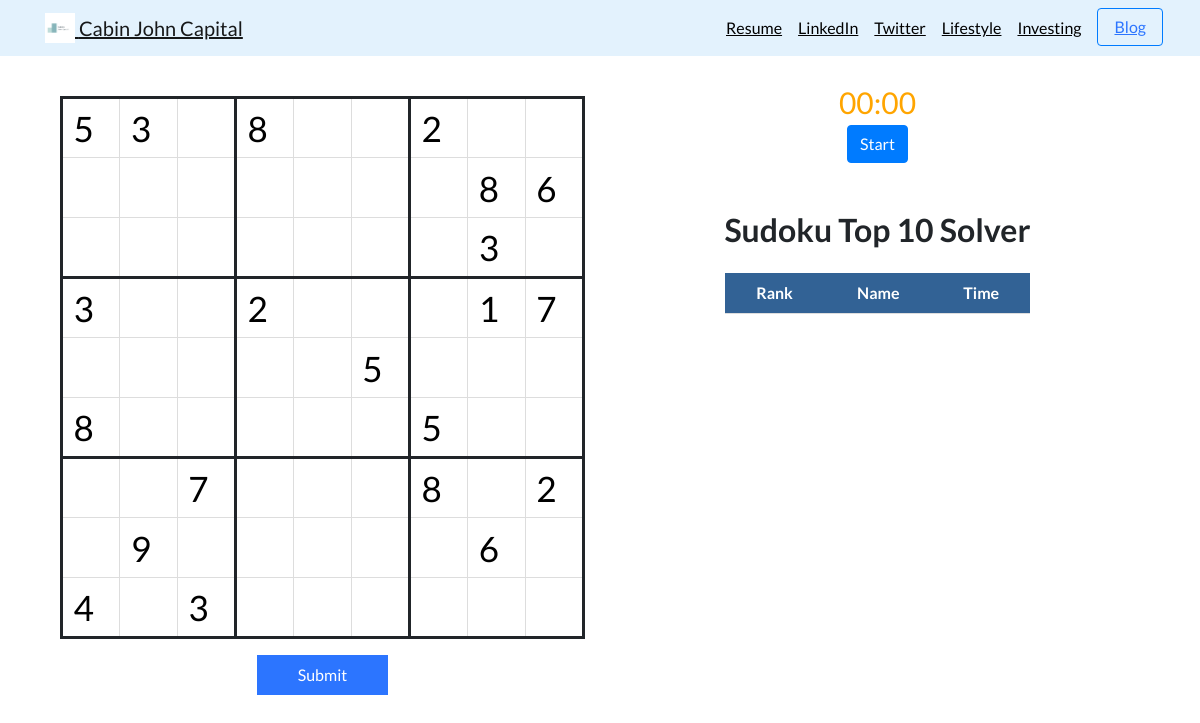
Page /sudoku/ on the earlier database version.
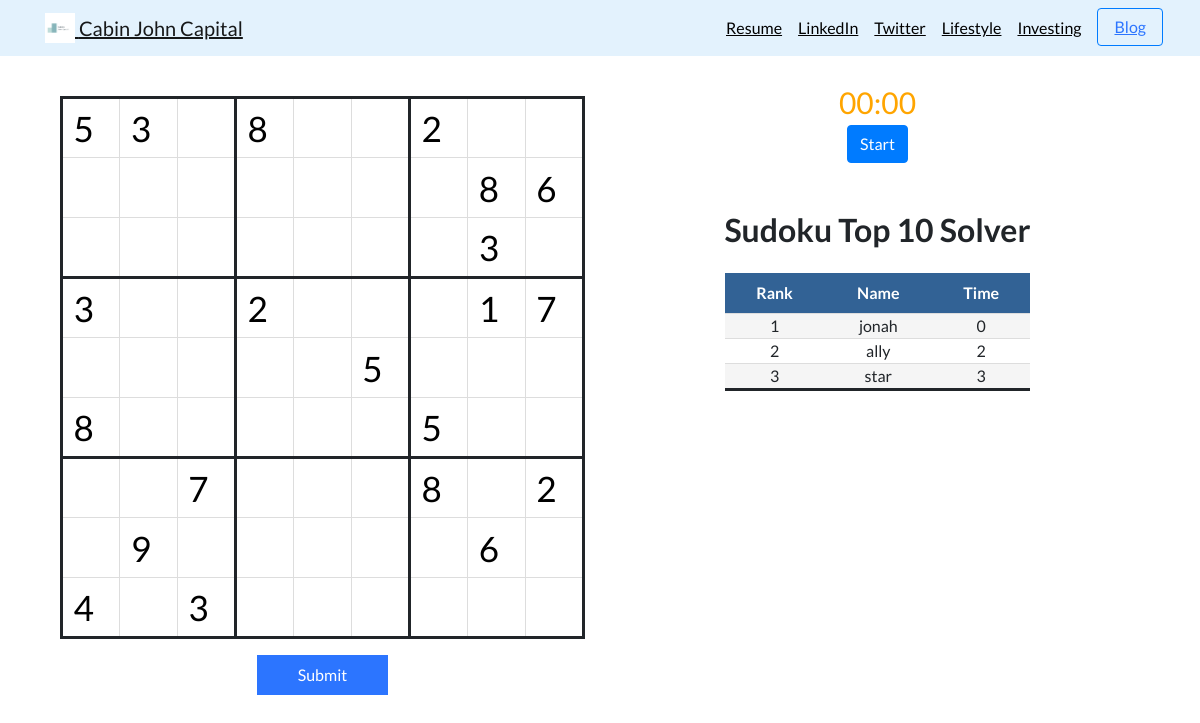
Same page on the later database version.
### sudoku/models.py (models this page shows)
class Ranking(models.Model):
    name = models.CharField(max_length=100)
    minutes = models.IntegerField(default=0)
    seconds = models.IntegerField(default=0)
    rank = models.IntegerField()
    class Meta:
        db_table = "ranking_panel"

### sudoku/views.py (the view)
# urls.py: path('sudoku/', include('sudoku.urls')),
def sudoku(request):
    users = Ranking.objects.order_by('rank')
    res = request.POST
    if res:
        cells = []
        for row_num in range(9):
            cells.append([])
            for column_num in range(9):
                current_location = 'cell-%i-%i' % (row_num + 1, column_num + 1)
                print(current_location)
                try:
                    current_num = int(res[current_location])
                except ValueError:
                    current_num = 0
                cells[row_num].append(current_num)
        my_puzzle = Puzzle(cells=cells)
        try:
            valid = my_puzzle.solve()
            if valid:
                puzzle = Puzzle()
                cells = puzzle.puzzle_gen()
                print(cells)
                return render(request, 'sudoku/sudoku.html', {'cells': cells, 'valid': True, 'users': users})
            else:
                puzzle = Puzzle()
                cells = puzzle.puzzle_gen()
                print(cells)
                return render(request, 'sudoku/sudoku.html', {'cells': my_puzzle.cells, 'new': False, 'error': False, 'users': users})
        except ValueError:
            puzzle = Puzzle()
            cells = puzzle.puzzle_gen()
            print(cells)
            return render(request, 'sudoku/sudoku.html', {'cells': cells, 'new': True, 'error': True, 'users': users})
        '''
        res = my_puzzle.solve()
        if res:
            return render(request, 'sudoku/sudoku.html', {'cells': my_puzzle.cells, 'new': False, 'error': False})
        else:
            return render(request, 'sudoku/sudoku.html', {'cells': [[0 for i in range(9)] for j in range(9)], 'new': True, 'error': True})
        '''
    else:
        puzzle = Puzzle()
        cells = puzzle.puzzle_gen()
        print(cells)
        return render(request, 'sudoku/sudoku.html', {'cells': cells, 'new': True, 'error': False, 'users': users})

### sudoku/puzzle.py (called while the page is built)
    def puzzle_gen(self):
        base = 3
        side = base*base
        def pattern(r, c): return (base*(r % base)+r//base+c) % side
        def shuffle(s): return sample(s, len(s))
        rBase = range(base)
        rows = [g*base + r for g in shuffle(rBase) for r in shuffle(rBase)]
        cols = [g*base + c for g in shuffle(rBase) for c in shuffle(rBase)]
        nums = shuffle(range(1, base*base+1))
        board = [[nums[pattern(r, c)] for c in cols] for r in rows]
        squares = side*side
        empties = squares * 3//4
        for p in sample(range(squares), empties):
            board[p // side][p % side] = 0
        self.cells = board
        return board

### sudoku/templates/sudoku/sudoku.html (shortened to what this page needs)
{% extends "portfolio/base.html" %}
{% load static %}
{% block content %}
<!DOCTYPE html>
<html lang="en">
<head>
    <link rel="stylesheet" href="{% static 'sudoku/game.css' %}">
</head>
<body>
    <div class='container-fluid mt-4'>
        <html>
        <head>
        </head>
        <section class="row">
            <div id="game-wrapper" class="col-6">
                <div id="content">
                    <form action="{% url 'sudoku:sudoku' %}">
                        <table align="center">
                            {% if new == True or error == True %}
                            {% for cell in cells %}
                            <tr>
                                {% for data in cell %}
                                <td>
                                    {% if data == 0 %}
                                    <input type="number"
                                        name="cell-{{ forloop.parentloop.counter }}-{{ forloop.counter }}" min="1"
                                        max="9">
                                    {% elif data != 0 %}
                                    <input type="number"
                                        name="cell-{{ forloop.parentloop.counter }}-{{ forloop.counter }}"
                                        value={{data}} min={{data}} max={{data}}>
                                    {% endif %}
                                </td>
                                {% endfor %}
                            </tr>
                            {% endfor %}
                            {% endif %}
                        </table>
                        {% if valid == True %}
                        {% elif new == True or error == True %}
                        <div style="text-align: center"><button type="submit" value="Submit"
                                style="text-align: center; width: 25%;" onclick="loading();"
                                formmethod="POST">Submit</button>
                        </div>
                        {% elif new == False and error == False %}
                        <div style="text-align: center"><button type="submit" value="Submit"
                                style="text-align: center; width: 25%;" formmethod="GET">New</button>
                        </div>
                        {% endif %}
                    </form>
                </div>
            </div>
            <div id="ranking-wrapper" class="col-6">
                <div class="text-center pagination-centered align-items-center">
                    <div class="timer-wrapper ">
                        <span id="timer"><span id="minutes">00</span><span id="comma">:</span><span
                                id="seconds">00</span></span>
                    </div>
                    <div class="btn-group" role="group" aria-label="Basic example">
                        <button type="button" class="btn btn-primary"
                            onclick="let e = this; start(); e.disabled = true; return true;">Start</button>
                    </div>
                </div>
                <div id="ranking-panel" class="container">
                    <div class="ranking-container">
                        <header>
                            <h1>Sudoku Top 10 Solver</h1>
                        </header>
                        <div class="ranking-wrapper">
                            <table class="ranking-table">
                                <thead>
                                    <tr>
                                        <th class="table-header">Rank</th>
                                        <th class="table-header">Name</th>
                                        <th class="table-header">Time</th>
                                    </tr>
                                </thead>
                                <tbody id="ranking_tbody">
                                    {% for user in users %}
                                    <tr class="ranking-row">
                                        <td class="ranking-row-data">{{ user.rank }}</td>
                                        <td class="ranking-row-data">{{ user.name }}</td>
                                        <td class="ranking-row-data">{{ user.minutes }}</td>
                                    </tr>
                                    {% endfor %}
                                </tbody>
                            </table>
                        </div>
                    </div>
                </div>
            </div>
        </section>
        </html>
        <br>
    </div>
</body>
</html>
{% endblock %}

### portfolio/templates/portfolio/base.html (shortened to what this page needs)
{% load static %}
<!doctype html>
<html lang="en">
<head>
  <link rel="stylesheet" href="https://stackpath.bootstrapcdn.com/bootstrap/4.4.1/css/bootstrap.min.css">
  <link rel="stylesheet" href="{% static 'portfolio/custom.css' %}">
</head>
<body>
  <nav id="topNav" class="navbar navbar-expand-md navbar-light" style="background-color: #e3f2fd;">
    <div class="container">
      <a class="navbar-brand" href="{% url 'home' %}">
        <img src="{% static 'portfolio/Logo.png' %}" width="30" height="30" class="d-inline-block align-top" alt="Jiongnan's Logo">
        <span>Cabin John Capital</span>
      </a>
      <div class="collapse navbar-collapse text-center" id="navbarNav">
        <ul class="navbar-nav ml-auto">
          <li class="nav-item">
            <a class="nav-link" href="{% static 'portfolio/resume.pdf' %}" target="_blank">Resume</a>
          </li>
          <li class="nav-item">
            <a class="nav-link" href="https://www.linkedin.com/in/jonah-liu-026b13104/" target="_blank">LinkedIn</a>
          </li>
          <li class="nav-item">
            <a class="nav-link" href="https://twitter.com/AlcyoneVI" target="_blank">Twitter</a>
          </li>
          <li class="nav-item">
            <a class="nav-link" href="{% url 'life:all_photos' %}" target="_blank">Lifestyle</a>
          </li>
          <li class="nav-item">
            <a class="nav-link" href="{% url 'life:all_photos' %}" target="_blank">Investing</a>
          </li>
          <li>
            <button class="btn btn-outline-primary my-2 my-sm-0 ml-2" type="submit"><a href="{% url 'blog:all_blogs' %}" >Blog</a></button>
          </li>
        </ul>
      </div>
    </div>
  </nav>
  <div class="container">
    {% block content %}{% endblock %}
  </div>
</body>
</html>

### portfolio/static/portfolio/custom.css (style rules this page uses)
.navbar-nav .nav-link { color: rgba(0,0,0,1) !important; }
body { font-family: 'Lato', sans-serif; }

### sudoku/static/sudoku/game.css (style rules this page uses)
button { border: none; outline: 0; display: inline-block; padding: 8px; color: white; background-color: #000; text-align: center; cursor: pointer; width: 100%; background-color: #2C75FF; }
a { text-decoration: underline; color: #2C75FF; }

### sudoku/templates/sudoku/sudoku.html (style rules this page uses)
.ranking-container { width: fit-content; margin-left: auto; margin-right: auto; }
.ranking-container>header { margin: 0 auto; padding: 1em 1em 0 1em; text-align: center; }
.ranking-container>header h1 { font-weight: 600; font-size: 2em; margin-top: 1em; }
.ranking-wrapper { line-height: 1.5em; margin: 0 auto; padding: 0 0 3em; width: 90%; max-width: 2000px; overflow: hidden; }
.ranking-table { border-collapse: collapse; width: 100%; background: #fff; }
.table-header { background-color: #326295; font-weight: bold; color: #fff; white-space: nowrap; }
td.ranking-row-data, th.table-header { height: fit-content; text-align: center; }
tbody tr:nth-child(2n-1) { background-color: #f5f5f5; transition: all .125s ease-in-out; }
table { width: 100%; margin: 1em auto; }
td.ranking-row-data { border-left: none !important; border-top: none !important; border-right: none !important; }
th.table-header { border-left: none !important; border-top: none !important; border-right: none !important; }
td:first-child { border-left: solid; }
td:nth-child(3n) { border-right: solid; }
tr:first-child td { border-top: solid; }
tr:nth-child(3n) td { border-bottom: solid; }
span#timer { font-size: 30px; color: orange; align-items: center; }

Differences in the rows shown:
added Ranking: rank "1", name "jonah", minutes "0"
added Ranking: rank "2", name "ally", minutes "2"
added Ranking: rank "3", name "star", minutes "3"
